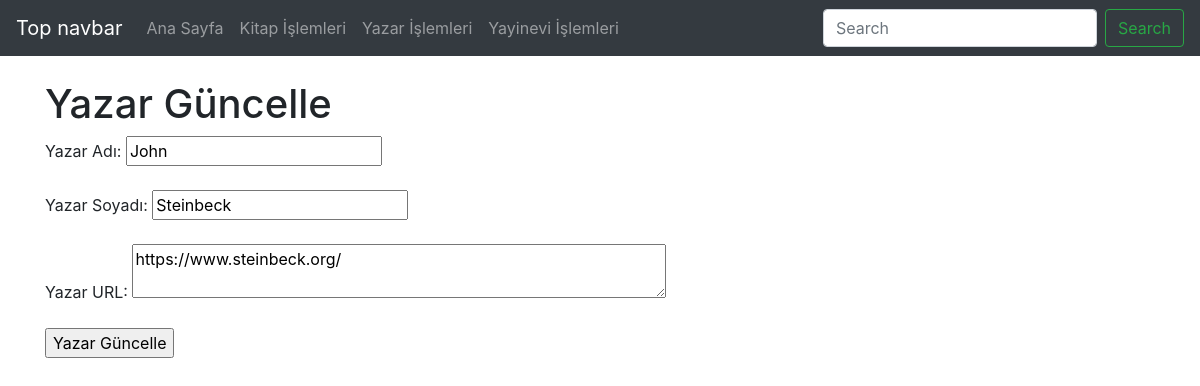
/yazar_guncellenecek.php?yazarKayitNo=2, run on the app's committed database.
### tables this page shows
CREATE TABLE `yazar` (
  `yazarKayitNo` smallint(6) NOT NULL COMMENT 'Yazar tablosunun anahtar alanı',
  `yazarKayitTarih` timestamp NOT NULL DEFAULT current_timestamp() COMMENT 'Yazar kayıt tarihi',
  `yazarAdi` varchar(20) NOT NULL COMMENT 'Yazar tam adı',
  `yazarSoyadi` varchar(20) NOT NULL COMMENT 'Yazar tam soyadı',
  `yazarURL` varchar(50) DEFAULT NULL COMMENT 'Yazar ek bilgi adresi'
);

### yazar_guncellenecek.php (the view, shortened to what this page needs)
<?php
    require_once("baglanti.php");
    $guncellenecek = mysqli_real_escape_string($baglanti, $_GET["yazarKayitNo"]);
    $sorgu = mysqli_query($baglanti, "SELECT * FROM yazar WHERE yazarKayitNo = $guncellenecek");
    $satir = mysqli_fetch_assoc($sorgu)
?>
<!DOCTYPE html>
<html lang="tr"><head><meta http-equiv="Content-Type" content="text/html; charset=UTF-8">
<link href="bootstrap.min.css" rel="stylesheet">
    <link href="./katalog_files/navbar-top.css" rel="stylesheet">
  </head>
  <body>
    <nav class="navbar navbar-expand-md navbar-dark bg-dark mb-4">
  <a class="navbar-brand" href="https://getbootstrap.com/docs/4.4/examples/navbar-static/#">Top navbar</a>
  <div class="collapse navbar-collapse" id="navbarCollapse">
    <ul class="navbar-nav mr-auto">
      <li class="nav-item">
        <a class="nav-link" href="index.php">Ana Sayfa </a>
      </li>
      <li class="nav-item">
        <a class="nav-link" href="kitap.php">Kitap İşlemleri</a>
      </li>
      <li class="nav-item">
        <a class="nav-link" href="yazar.php">Yazar İşlemleri</a>
      </li>
      <li class="nav-item">
        <a class="nav-link" href="yayinevi.php">Yayinevi İşlemleri</a>
      </li>
    </ul>
    <form class="form-inline mt-2 mt-md-0">
      <input class="form-control mr-sm-2" type="text" placeholder="Search" aria-label="Search">
      <button class="btn btn-outline-success my-2 my-sm-0" type="submit">Search</button>
    </form>
  </div>
</nav>
<main role="main" class="container">
<h1>Yazar Güncelle</h1>
<form action="yazar_guncellendi.php" method="post">
    Yazar Adı: <input type="text" name="yazarAdi" value="<?php echo $satir["yazarAdi"] ;?>"><br><br>
    Yazar Soyadı: <input type="text" name="yazarSoyadi" value="<?php echo $satir["yazarSoyadi"] ;?>"><br><br>
    Yazar URL: <textarea name="yazarURL" rows="2" cols="50"><?php echo $satir["yazarURL"]?></textarea><br><br>
    <input type="submit" value="Yazar Güncelle">
</form>
</main>
</body></html>

### navbar-top.css (style rules this page uses)
body { min-height: 75rem; }

### data on the page
yazar: yazarAdi "John", yazarSoyadi "Steinbeck", yazarURL "https://www.steinbeck.org/"
